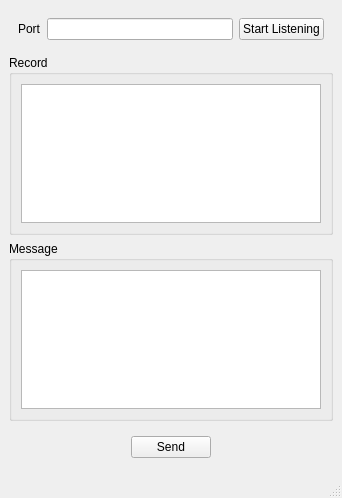
<?xml version="1.0" encoding="UTF-8"?>
<ui version="4.0">
 <class>MainWindow</class>
 <widget class="QMainWindow" name="MainWindow">
  <property name="geometry">
   <rect>
    <x>0</x>
    <y>0</y>
    <width>342</width>
    <height>498</height>
   </rect>
  </property>
  <property name="windowTitle">
   <string>MainWindow</string>
  </property>
  <widget class="QWidget" name="centralwidget">
   <layout class="QVBoxLayout" name="verticalLayout">
    <item>
     <widget class="QWidget" name="widget" native="true">
      <layout class="QHBoxLayout" name="horizontalLayout">
       <item>
        <widget class="QLabel" name="label">
         <property name="text">
          <string>Port</string>
         </property>
        </widget>
       </item>
       <item>
        <widget class="QLineEdit" name="port"/>
       </item>
       <item>
        <widget class="QPushButton" name="set_listen">
         <property name="text">
          <string>Start Listening</string>
         </property>
        </widget>
       </item>
      </layout>
     </widget>
    </item>
    <item>
     <widget class="QGroupBox" name="groupBox">
      <property name="title">
       <string>Record</string>
      </property>
      <layout class="QHBoxLayout" name="horizontalLayout_2">
       <item>
        <widget class="QTextEdit" name="record"/>
       </item>
      </layout>
     </widget>
    </item>
    <item>
     <widget class="QGroupBox" name="groupBox_2">
      <property name="title">
       <string>Message</string>
      </property>
      <layout class="QHBoxLayout" name="horizontalLayout_3">
       <item>
        <widget class="QTextEdit" name="message"/>
       </item>
      </layout>
     </widget>
    </item>
    <item>
     <widget class="QWidget" name="widget_2" native="true">
      <layout class="QHBoxLayout" name="horizontalLayout_4">
       <item>
        <spacer name="horizontalSpacer">
         <property name="orientation">
          <enum>Qt::Orientation::Horizontal</enum>
         </property>
         <property name="sizeHint" stdset="0">
          <size>
           <width>100</width>
           <height>20</height>
          </size>
         </property>
        </spacer>
       </item>
       <item>
        <widget class="QPushButton" name="send_message">
         <property name="text">
          <string>Send</string>
         </property>
        </widget>
       </item>
       <item>
        <spacer name="horizontalSpacer_2">
         <property name="orientation">
          <enum>Qt::Orientation::Horizontal</enum>
         </property>
         <property name="sizeHint" stdset="0">
          <size>
           <width>99</width>
           <height>20</height>
          </size>
         </property>
        </spacer>
       </item>
      </layout>
     </widget>
    </item>
   </layout>
  </widget>
  <widget class="QMenuBar" name="menubar">
   <property name="geometry">
    <rect>
     <x>0</x>
     <y>0</y>
     <width>342</width>
     <height>24</height>
    </rect>
   </property>
  </widget>
  <widget class="QStatusBar" name="statusbar"/>
 </widget>
 <resources/>
 <connections/>
</ui>
